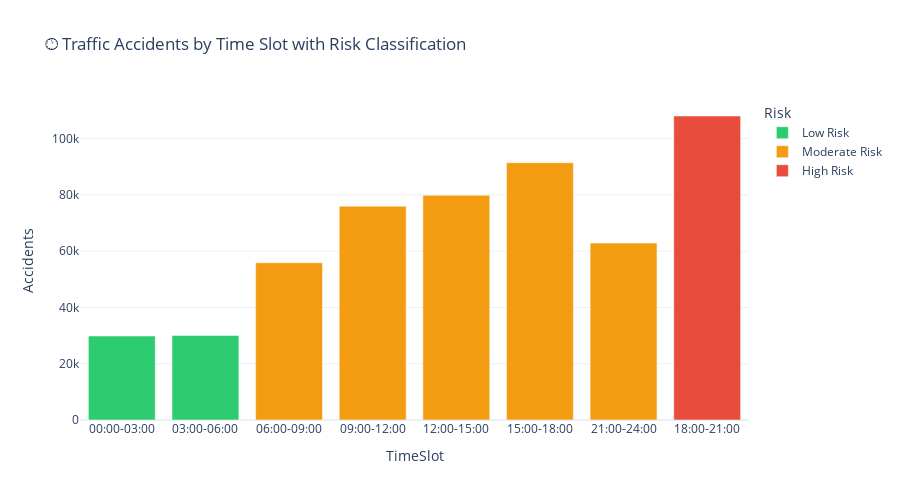

The cell this chart's notebook holds for it:
### Markdown cell above
## 1. Interactive Charts

### Code cell
# Time slot analysis with animation
time_agg = time_clean.groupby('TimeSlot')['Accidents'].sum().reset_index()
time_order = ['00:00-03:00', '03:00-06:00', '06:00-09:00', '09:00-12:00',
              '12:00-15:00', '15:00-18:00', '18:00-21:00', '21:00-24:00']
time_agg['TimeOrder'] = time_agg['TimeSlot'].apply(lambda x: time_order.index(x))
time_agg = time_agg.sort_values('TimeOrder')

# Add classification
mean_val = time_agg['Accidents'].mean()
std_val = time_agg['Accidents'].std()
time_agg['Risk'] = time_agg['Accidents'].apply(
    lambda x: 'High Risk' if x > mean_val + std_val else 
              ('Low Risk' if x < mean_val - std_val else 'Moderate Risk')
)

fig = px.bar(time_agg, x='TimeSlot', y='Accidents', color='Risk',
             color_discrete_map={'High Risk': '#e74c3c', 'Moderate Risk': '#f39c12', 'Low Risk': '#2ecc71'},
             title='🕐 Traffic Accidents by Time Slot with Risk Classification')
fig.update_layout(template='plotly_white', height=500)
fig.show()

### Figure 1 — Plotly figure (JSON) as saved in the notebook; plotly's stock layout.template omitted (floating-point values rounded to 4 significant figures)
{"data": [{"hovertemplate": "Risk=Low Risk<br>TimeSlot=%{x}<br>Accidents=%{y}<extra></extra>", "legendgroup": "Low Risk", "marker": {"color": "#2ecc71", "pattern": {"shape": ""}}, "name": "Low Risk", "orientation": "v", "showlegend": true, "textposition": "auto", "type": "bar", "x": ["00:00-03:00", "03:00-06:00"], "xaxis": "x", "y": [29852, 30051], "yaxis": "y"}, {"hovertemplate": "Risk=Moderate Risk<br>TimeSlot=%{x}<br>Accidents=%{y}<extra></extra>", "legendgroup": "Moderate Risk", "marker": {"color": "#f39c12", "pattern": {"shape": ""}}, "name": "Moderate Risk", "orientation": "v", "showlegend": true, "textposition": "auto", "type": "bar", "x": ["06:00-09:00", "09:00-12:00", "12:00-15:00", "15:00-18:00", "21:00-24:00"], "xaxis": "x", "y": [55895, 75972, 79826, 91451, 62862], "yaxis": "y"}, {"hovertemplate": "Risk=High Risk<br>TimeSlot=%{x}<br>Accidents=%{y}<extra></extra>", "legendgroup": "High Risk", "marker": {"color": "#e74c3c", "pattern": {"shape": ""}}, "name": "High Risk", "orientation": "v", "showlegend": true, "textposition": "auto", "type": "bar", "x": ["18:00-21:00"], "xaxis": "x", "y": [108030], "yaxis": "y"}], "layout": {"barmode": "relative", "height": 500, "legend": {"title": {"text": "Risk"}, "tracegroupgap": 0}, "title": {"text": "🕐 Traffic Accidents by Time Slot with Risk Classification"}, "xaxis": {"anchor": "y", "domain": [0, 1], "title": {"text": "TimeSlot"}}, "yaxis": {"anchor": "x", "domain": [0, 1], "title": {"text": "Accidents"}}}}
